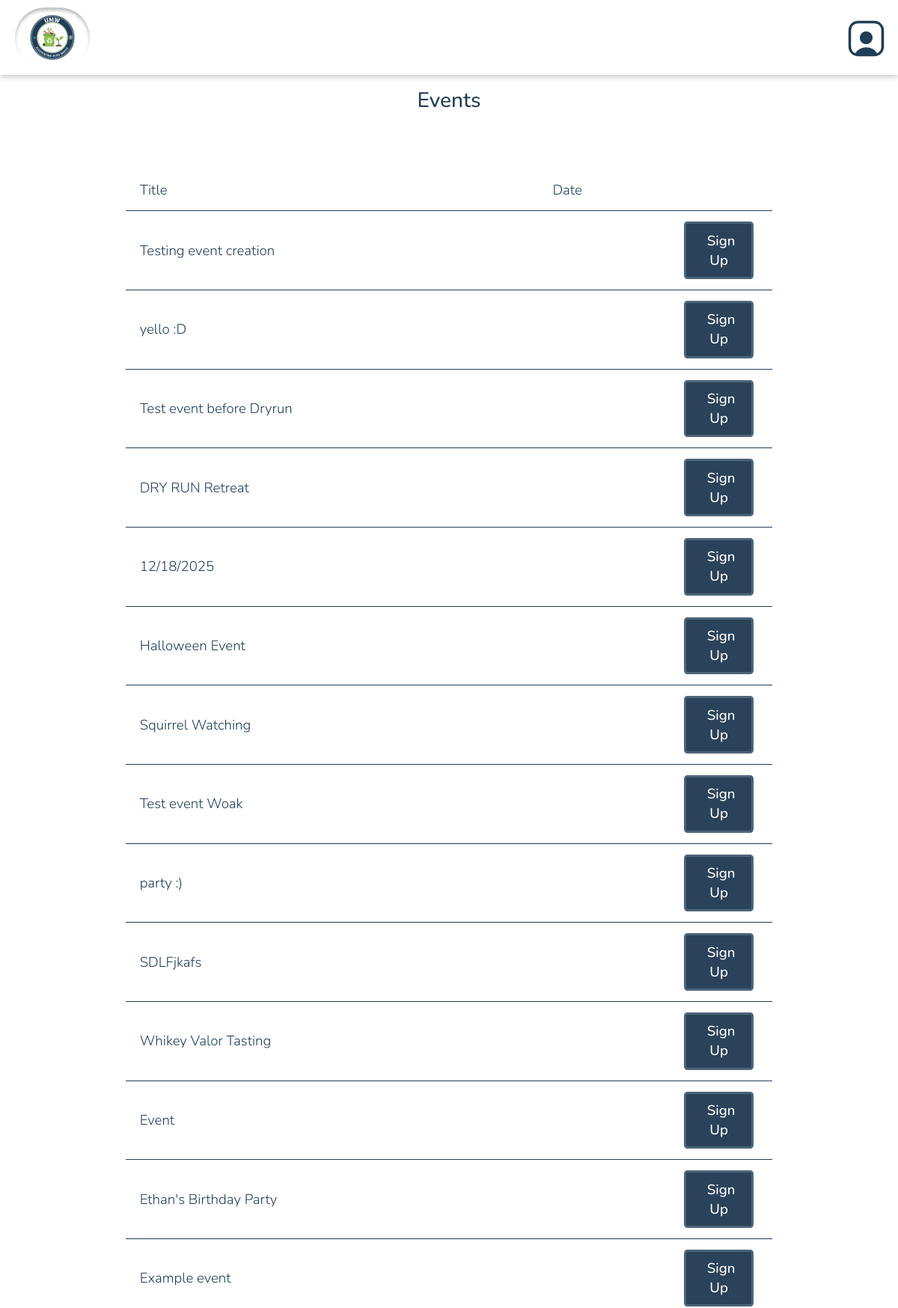
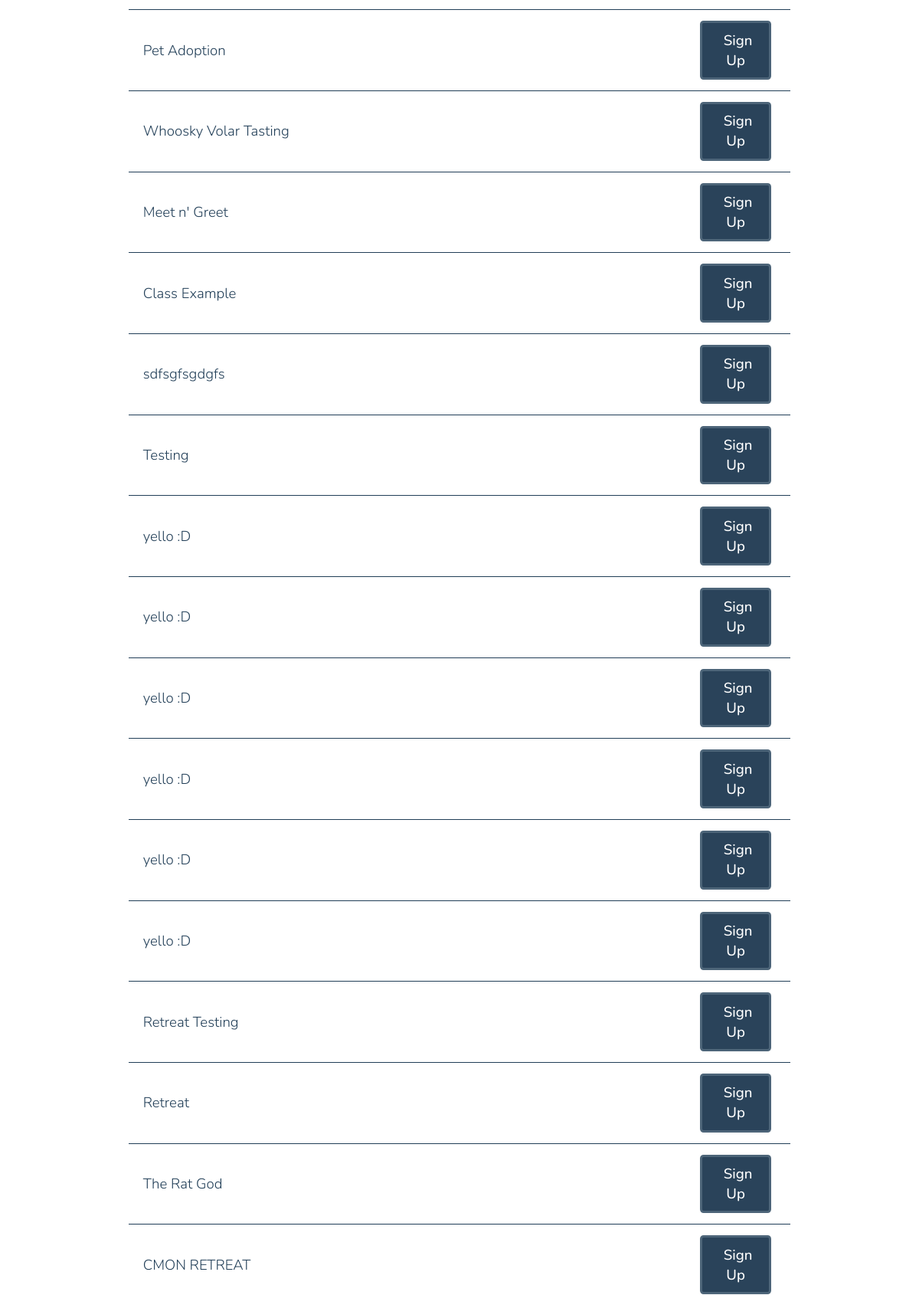
The page /adminViewingEvents.php (upper part) on the database its author committed (2 pictures, top to bottom).
### tables this page shows
CREATE TABLE `dbevents` (
  `id` int NOT NULL,
  `name` text NOT NULL,
  `type` enum('Retreat','Normal') NOT NULL DEFAULT 'Normal',
  `startDate` char(10) NOT NULL,
  `startTime` char(5) NOT NULL,
  `endTime` char(5) NOT NULL,
  `endDate` char(10) NOT NULL,
  `description` text NOT NULL,
  `capacity` int NOT NULL,
  `location` text,
  `affiliation` int DEFAULT NULL,
  `branch` int DEFAULT NULL,
  `access` enum('Public','Private') NOT NULL DEFAULT 'Public',
  `completed` enum('Y','N') NOT NULL DEFAULT 'N',
  `series_id` int DEFAULT NULL
);

### database/dbEvents.php (called while the page is built, shortened)
<?php
include_once(dirname(__FILE__).'/../domain/Event.php');
function make_an_event($result_row) {
    $theEvent = new Event(
                    $result_row['id'],
                    $result_row['name'],
                    type: $result_row['type'],
                    startDate: $result_row['startDate'],
                    startTime: $result_row['startTime'],
                    endTime: $result_row['endTime'],
                    endDate: $result_row['endDate'],
                    description: $result_row['description'],
                    capacity: $result_row['capacity'],
                    location: $result_row['location'],
                    affiliation: $result_row['affiliation'],
                    branch: $result_row['branch'],
                    access: $result_row['access'],
                    completed: $result_row['completed']
                );
    return $theEvent;
}
function get_all_events() {
    $con=connect();
    $query = "SELECT * FROM dbevents" .
            " ORDER BY completed";
    $result = mysqli_query($con,$query);
    $theEvents = array();
    while ($result_row = mysqli_fetch_assoc($result)) {
        $theEvent = make_an_event($result_row);
        $theEvents[] = $theEvent;
    }
    return $theEvents;
 }

### domain/Event.php (called while the page is built, shortened)
<?php
class Event {
    private $id;
    private $name;
    function __construct($id, $name, $type, $startDate, $startTime, $endTime, $endDate, $description, $capacity, $location, $affiliation, $branch, $access, $completed) {
        $this->id = $id;
        $this->name = $name;
    }
    function getID() {
        return $this->id;
    }
    function getName() {
        return $this->name;
    }
}

### adminViewingEvents.php (the view, shortened to what this page needs)
<?php
    $accessLevel = 0;
    include 'database/dbEvents.php';
?>
<!DOCTYPE html>
<html>
    <head>
        <?php require_once('universal.inc') ?>
        <link rel="stylesheet" href="css/messages.css"></link>
    </head>
    <body>
        <?php require_once('header.php') ?>
        <?php require_once('database/dbEvents.php');?>
        <h1>Events</h1>
        <main class="general">
            <?php
                $events = get_all_events();
                if (sizeof(get_all_events())): ?>
                <div class="table-wrapper">
                    <table class="general">
                        <thead>
                            <tr>
                                <th>Title</th>
                                <th>Date</th>
                                <th style="width:1px"></th>
                            </tr>
                        </thead>
                        <tbody class="standout">
                            <?php
                                foreach ($events as $event) {
                                    $eventID = $event->getID();
                                    $title = $event->getName();
                                    if($accessLevel < 3) {
                                        echo "
                                        <tr data-event-id='$eventID'>
                                            <td><a href='event.php?id=$eventID'>$title</a></td>
                                            <td>$date</td>
                                            <td><a class='button sign-up' href='eventSignUp.php'>Sign Up</a></td>
                                        </tr>";
                                    }
                                }
                            ?>
                        </tbody>
                    </table>
                </div>
                <?php else: ?>
                <p class="no-events standout">There are currently no events available to view.<a class="button add" href="addEvent.php">Create a New Event</a> </p>
            <?php endif ?>
        </main>
    </body>
</html>

### css/base.css (style rules this page uses)
html, body, header, main, footer, div, span, p, h1, h2, h3, h4, h5, h6, ul, ol, li, input, select, textarea, form, section, label, table, td, tr, th, form, fieldset, em, button, a { padding: 0; margin: 0; font-size: inherit; font-family: inherit; font-weight: inherit; text-decoration: none; font-style: normal; box-sizing: border-box; text-align: left; list-style-type: none; border-spacing: 0; }
:root { --page-background-color: white; --page-font-color: #213e57; --inactive-font-color: #213e57; --inactive-background-color: white; --standout-background: white; --happy-toast-background-color: #5D7E61; --happy-toast-font-color: rgb(255, 255, 255); --info-toast-background-color: #2f2f2f; --info-toast-font-color: white; --error-toast-background-color: #A66654; --error-toast-font-color: rgb(255, 255, 255); --shadow-and-border-color: #e8e8e8; --main-color: #2A435A; --main-color-hover: #4d6579; --accent-color: #92c44c; --secondary-accent-color: rgb(175, 141, 92); --wv-accent-color: #C9AB81; --wv-accent-foreground: #111111; --wv-bg-light: #ffffff; --wv-text-dark: #111111; --wv-muted-text: #6b6b6b; --calendar-event-color: #808080; --calendar-event-color-hover: var(--accent-color); --calendar-today-border: 2px solid var(--secondary-accent-color); --button-font-color: rgb(255, 255, 255); --button-padding: 0.5rem 1.5rem; --button-border-radius: 0.25rem; --standard-border: 1px solid #333333; --light-border: 1px solid var(--shadow-and-border-color); --text-field-border: 2px solid #e8e8e8; --cancel-button-background-color: #A66654; --error-color: #A66654; font-size: 18px; font-family: Montserrat; font-weight: 300; }
body { background-color: var(--page-background-color); color: var(--page-font-color); font-family: Montserrat; }
a { color: var(--page-font-color); }
main:not(.login):not(.calendar-view):not(.dashboard) { padding: 1rem; }
input[type=submit], button, .button, a.button-signup { color: var(--button-font-color); background-color: var(--main-color); padding: var(--button-padding); border: 3px solid var(--main-color-hover); border-radius: var(--button-border-radius); font-weight: 500; width: 94%; transition: background-color .3s; cursor: pointer; text-align: center; }
h1 { font-size: 1.5rem; font-weight: 500; margin-bottom: 2rem; color: var(--page-font-color); width: 100%; text-align: center; padding: 1rem; position: static !important; }
.button { display: inline-block; }
main.general, form.general { margin: 1rem; display: flex; flex-direction: column; gap: 0.5rem; }
table.general { width: 100%; border-collapse: collapse; padding-bottom: 1rem; }
table.general th, table.general td { padding: 0.75rem 1rem; vertical-align: top; background-color: var(--page-background-color); border-bottom: 1px solid #213e57; color: var(--page-font-color); }
table.general td { text-align:left; vertical-align: middle; color: var(--page-font-color); }
.standout { border-bottom: 3px solid var(--shadow-and-border-color); padding: 1rem; background-color: var(--standout-background); }
@media only screen and (min-width: 1024px) { main.general, form.general { margin: 0rem 8rem 4rem 8rem; } }

### css/messages.css (style rules this page uses)
:root { --unread-message-background: #f1eadf; --message-body-border-color: #ddd; --priorityone-color:#4FFFB0; --prioritytwo-color:#F0E68C; --prioritythree-color:#fd5c63; }

### rows shown on the page
dbevents: name "Testing event creation"
dbevents: name "yello :D"
dbevents: name "Test event before Dryrun"
dbevents: name "DRY RUN Retreat"
dbevents: name "12/18/2025"
dbevents: name "Halloween Event"
dbevents: name "Squirrel Watching"
dbevents: name "Test event Woak"
dbevents: name "party :)"
dbevents: name "SDLFjkafs"
dbevents: name "Whikey Valor Tasting"
dbevents: name "Event"
dbevents: name "Ethan's Birthday Party"
dbevents: name "Example event"
dbevents: name "Pet Adoption"
dbevents: name "Whoosky Volar Tasting"
dbevents: name "Meet n' Greet"
dbevents: name "Class Example"
dbevents: name "sdfsgfsgdgfs"
dbevents: name "Testing"
dbevents: name "yello :D"
dbevents: name "yello :D"
dbevents: name "yello :D"
dbevents: name "yello :D"
dbevents: name "yello :D"
dbevents: name "yello :D"
dbevents: name "Retreat Testing"
dbevents: name "Retreat"
dbevents: name "The Rat God"
dbevents: name "CMON RETREAT"
